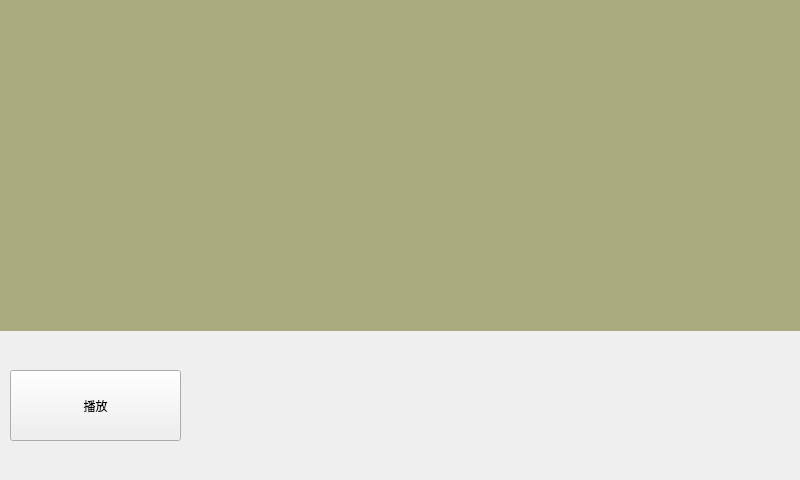
<?xml version="1.0" encoding="UTF-8"?>
<ui version="4.0">
 <class>ARM_player</class>
 <widget class="QMainWindow" name="ARM_player">
  <property name="geometry">
   <rect>
    <x>0</x>
    <y>0</y>
    <width>800</width>
    <height>480</height>
   </rect>
  </property>
  <property name="windowTitle">
   <string>ARM_player</string>
  </property>
  <widget class="QWidget" name="centralWidget">
   <widget class="QLabel" name="label">
    <property name="geometry">
     <rect>
      <x>0</x>
      <y>-10</y>
      <width>801</width>
      <height>341</height>
     </rect>
    </property>
    <property name="styleSheet">
     <string notr="true">background-color: rgb(170, 170, 127);</string>
    </property>
    <property name="text">
     <string/>
    </property>
   </widget>
   <widget class="QPushButton" name="addBtn">
    <property name="geometry">
     <rect>
      <x>10</x>
      <y>370</y>
      <width>171</width>
      <height>71</height>
     </rect>
    </property>
    <property name="text">
     <string>播放</string>
    </property>
   </widget>
  </widget>
 </widget>
 <layoutdefault spacing="6" margin="11"/>
 <resources/>
 <connections/>
</ui>
